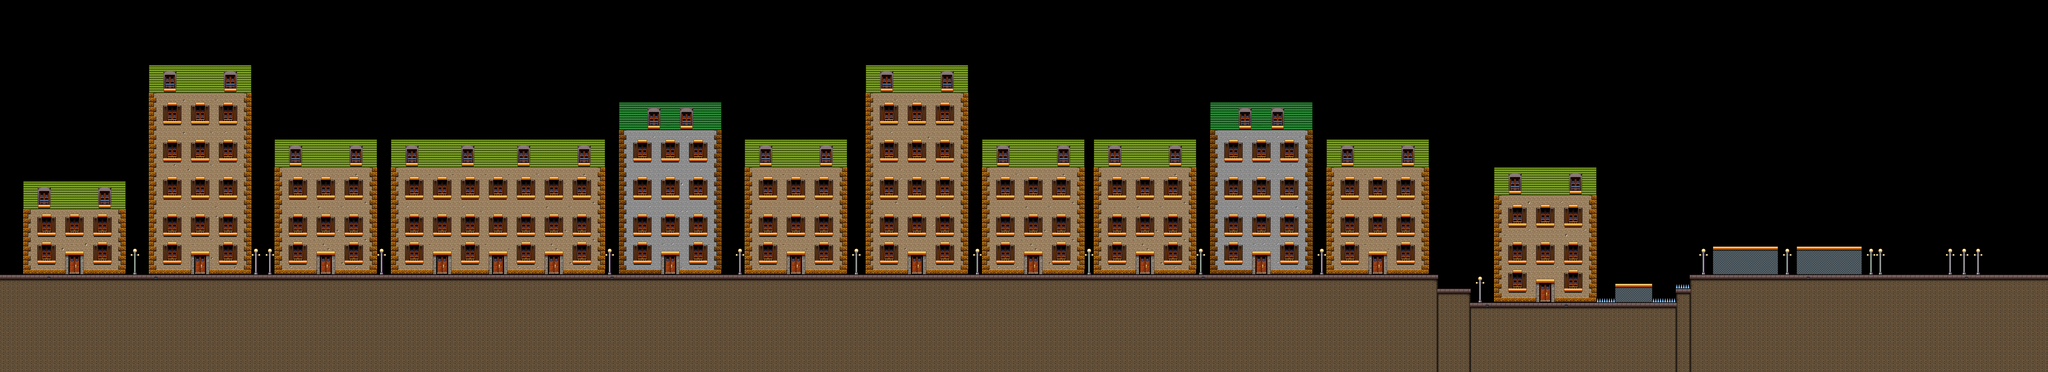

Rendered tile map (Tiled .tmx) drawn with the repository's tilesets; below, a short description and the map source with its tile grids summarised:
An orthogonal 440x80 tile map with 32x32 px tiles, 1 tile layer (data0) and 109 objects (54x Item, 17x PlatformInterp, 10x SvNinja, 5x Cow, 4x SavePoint, ...).

<map version="1.0" orientation="orthogonal" width="440" height="80" tilewidth="32" tileheight="32">
 <properties>
  <property name="pBackground" value="svnz_dungeon.jpg" />
  <property name="pMusic" value="svnz_bgm.ogg" />
  <property name="pTileSetHeight" value="16" />
  <property name="pTileSetWidth" value="32" />
 </properties>
 <tileset firstgid="1" name="Tiles" tilewidth="32" tileheight="32">
  <image source="assets/images/tiles/tileset_level10.png" />
  <tile id="0">
   <properties>
    <property name="pInvisible" value="true" />
   </properties>
  </tile>
  <tile id="3">
   <properties>
    <property name="pKilling" value="true" />
   </properties>
  </tile>
  <tile id="32">
   <properties>
    <property name="pPlatform" value="true" />
   </properties>
  </tile>
  <tile id="33">
   <properties>
    <property name="pPlatform" value="true" />
   </properties>
  </tile>
  <tile id="34">
   <properties>
    <property name="pPlatform" value="true" />
   </properties>
  </tile>
  <tile id="35">
   <properties>
    <property name="pPlatform" value="true" />
   </properties>
  </tile>
  <tile id="40">
   <properties>
    <property name="pPlatform" value="true" />
   </properties>
  </tile>
  <tile id="41">
   <properties>
    <property name="pPlatform" value="true" />
   </properties>
  </tile>
  <tile id="48">
   <properties>
    <property name="pPlatform" value="true" />
   </properties>
  </tile>
  <tile id="49">
   <properties>
    <property name="pPlatform" value="true" />
   </properties>
  </tile>
  <tile id="167">
   <properties>
    <property name="pPlatform" value="true" />
   </properties>
  </tile>
  <tile id="168">
   <properties>
    <property name="pPlatform" value="true" />
   </properties>
  </tile>
  <tile id="169">
   <properties>
    <property name="pPlatform" value="true" />
   </properties>
  </tile>
  <tile id="170">
   <properties>
    <property name="pPlatform" value="true" />
   </properties>
  </tile>
  <tile id="175">
   <properties>
    <property name="pPlatform" value="true" />
   </properties>
  </tile>
  <tile id="176">
   <properties>
    <property name="pPlatform" value="true" />
   </properties>
  </tile>
  <tile id="177">
   <properties>
    <property name="pPlatform" value="true" />
   </properties>
  </tile>
  <tile id="178">
   <properties>
    <property name="pPlatform" value="true" />
   </properties>
  </tile>
  <tile id="199">
   <properties>
    <property name="pPlatform" value="true" />
   </properties>
  </tile>
  <tile id="200">
   <properties>
    <property name="pPlatform" value="true" />
   </properties>
  </tile>
  <tile id="201">
   <properties>
    <property name="pPlatform" value="true" />
   </properties>
  </tile>
  <tile id="205">
   <properties>
    <property name="pPlatform" value="true" />
   </properties>
  </tile>
  <tile id="206">
   <properties>
    <property name="pPlatform" value="true" />
   </properties>
  </tile>
  <tile id="207">
   <properties>
    <property name="pPlatform" value="true" />
   </properties>
  </tile>
  <tile id="208">
   <properties>
    <property name="pPlatform" value="true" />
   </properties>
  </tile>
  <tile id="209">
   <properties>
    <property name="pPlatform" value="true" />
   </properties>
  </tile>
  <tile id="210">
   <properties>
    <property name="pPlatform" value="true" />
   </properties>
  </tile>
  <tile id="211">
   <properties>
    <property name="pPlatform" value="true" />
   </properties>
  </tile>
  <tile id="224">
   <properties>
    <property name="pHard" value="true" />
   </properties>
  </tile>
  <tile id="225">
   <properties>
    <property name="pHard" value="true" />
   </properties>
  </tile>
  <tile id="226">
   <properties>
    <property name="pHard" value="true" />
   </properties>
  </tile>
  <tile id="227">
   <properties>
    <property name="pHard" value="true" />
   </properties>
  </tile>
  <tile id="256">
   <properties>
    <property name="pHard" value="true" />
   </properties>
  </tile>
  <tile id="257">
   <properties>
    <property name="pHard" value="true" />
   </properties>
  </tile>
  <tile id="258">
   <properties>
    <property name="pHard" value="true" />
   </properties>
  </tile>
  <tile id="259">
   <properties>
    <property name="pHard" value="true" />
   </properties>
  </tile>
  <tile id="288">
   <properties>
    <property name="pHard" value="true" />
   </properties>
  </tile>
  <tile id="289">
   <properties>
    <property name="pHard" value="true" />
   </properties>
  </tile>
  <tile id="290">
   <properties>
    <property name="pHard" value="true" />
   </properties>
  </tile>
  <tile id="291">
   <properties>
    <property name="pHard" value="true" />
   </properties>
  </tile>
  <tile id="320">
   <properties>
    <property name="pHard" value="true" />
   </properties>
  </tile>
  <tile id="321">
   <properties>
    <property name="pHard" value="true" />
   </properties>
  </tile>
  <tile id="322">
   <properties>
    <property name="pHard" value="true" />
   </properties>
  </tile>
  <tile id="323">
   <properties>
    <property name="pHard" value="true" />
   </properties>
  </tile>
  <tile id="324">
   <properties>
    <property name="pPlatform" value="true" />
   </properties>
  </tile>
  <tile id="325">
   <properties>
    <property name="pPlatform" value="true" />
   </properties>
  </tile>
  <tile id="326">
   <properties>
    <property name="pPlatform" value="true" />
   </properties>
  </tile>
  <tile id="330">
   <properties>
    <property name="pPlatform" value="true" />
   </properties>
  </tile>
  <tile id="331">
   <properties>
    <property name="pPlatform" value="true" />
   </properties>
  </tile>
  <tile id="332">
   <properties>
    <property name="pPlatform" value="true" />
   </properties>
  </tile>
  <tile id="352">
   <properties>
    <property name="pHard" value="true" />
   </properties>
  </tile>
  <tile id="353">
   <properties>
    <property name="pHard" value="true" />
   </properties>
  </tile>
  <tile id="354">
   <properties>
    <property name="pHard" value="true" />
   </properties>
  </tile>
  <tile id="355">
   <properties>
    <property name="pHard" value="true" />
   </properties>
  </tile>
 </tileset>
 <layer name="data0" width="440" height="80">
  <data>[35200 cells, 35200 non-empty, 192 distinct tile ids]</data>
 </layer>
 <objectgroup name="Objects" width="440" height="80">
  <!-- 109 objects omitted --></objectgroup>
</map>
<!-- 109 of 109 objects omitted -->
